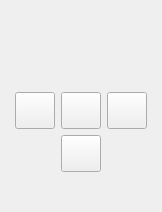
<?xml version="1.0" encoding="UTF-8"?>
<ui version="4.0">
 <class>NxtDisplay</class>
 <widget class="QWidget" name="NxtDisplay">
  <property name="geometry">
   <rect>
    <x>0</x>
    <y>0</y>
    <width>157</width>
    <height>212</height>
   </rect>
  </property>
  <property name="sizePolicy">
   <sizepolicy hsizetype="Preferred" vsizetype="Preferred">
    <horstretch>0</horstretch>
    <verstretch>0</verstretch>
   </sizepolicy>
  </property>
  <property name="windowTitle">
   <string>Form</string>
  </property>
  <layout class="QGridLayout" name="gridLayout_2">
   <property name="leftMargin">
    <number>15</number>
   </property>
   <property name="rightMargin">
    <number>15</number>
   </property>
   <property name="bottomMargin">
    <number>40</number>
   </property>
   <item row="0" column="0">
    <layout class="QGridLayout" name="gridLayout" rowstretch="0,0,0" columnstretch="0,0,0">
     <property name="sizeConstraint">
      <enum>QLayout::SetDefaultConstraint</enum>
     </property>
     <property name="margin">
      <number>0</number>
     </property>
     <item row="1" column="0">
      <widget class="QPushButton" name="leftButton">
       <property name="sizePolicy">
        <sizepolicy hsizetype="Minimum" vsizetype="Minimum">
         <horstretch>0</horstretch>
         <verstretch>1</verstretch>
        </sizepolicy>
       </property>
       <property name="text">
        <string/>
       </property>
      </widget>
     </item>
     <item row="2" column="1">
      <widget class="QPushButton" name="bottomButton">
       <property name="sizePolicy">
        <sizepolicy hsizetype="Minimum" vsizetype="Minimum">
         <horstretch>0</horstretch>
         <verstretch>1</verstretch>
        </sizepolicy>
       </property>
       <property name="text">
        <string/>
       </property>
      </widget>
     </item>
     <item row="1" column="2">
      <widget class="QPushButton" name="rightButton">
       <property name="sizePolicy">
        <sizepolicy hsizetype="Minimum" vsizetype="Minimum">
         <horstretch>0</horstretch>
         <verstretch>1</verstretch>
        </sizepolicy>
       </property>
       <property name="text">
        <string/>
       </property>
      </widget>
     </item>
     <item row="0" column="0" colspan="3">
      <widget class="QWidget" name="widget" native="true">
       <property name="sizePolicy">
        <sizepolicy hsizetype="Preferred" vsizetype="Preferred">
         <horstretch>0</horstretch>
         <verstretch>2</verstretch>
        </sizepolicy>
       </property>
      </widget>
     </item>
     <item row="1" column="1">
      <widget class="QPushButton" name="centralButton">
       <property name="sizePolicy">
        <sizepolicy hsizetype="Minimum" vsizetype="Minimum">
         <horstretch>0</horstretch>
         <verstretch>1</verstretch>
        </sizepolicy>
       </property>
       <property name="text">
        <string/>
       </property>
      </widget>
     </item>
    </layout>
   </item>
  </layout>
 </widget>
 <resources/>
 <connections/>
</ui>
